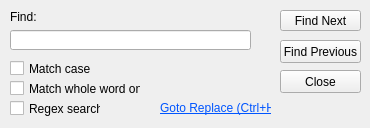
<?xml version="1.0" encoding="UTF-8"?>
<ui version="4.0">
 <class>Form</class>
 <widget class="QWidget" name="Form">
  <property name="geometry">
   <rect>
    <x>0</x>
    <y>0</y>
    <width>370</width>
    <height>128</height>
   </rect>
  </property>
  <property name="windowTitle">
   <string>Form</string>
  </property>
  <widget class="QLabel" name="label">
   <property name="geometry">
    <rect>
     <x>10</x>
     <y>10</y>
     <width>46</width>
     <height>13</height>
    </rect>
   </property>
   <property name="text">
    <string>Find:</string>
   </property>
   <property name="openExternalLinks">
    <bool>false</bool>
   </property>
  </widget>
  <widget class="QLineEdit" name="lineEdit">
   <property name="geometry">
    <rect>
     <x>10</x>
     <y>30</y>
     <width>241</width>
     <height>20</height>
    </rect>
   </property>
  </widget>
  <widget class="QPushButton" name="pushButton">
   <property name="geometry">
    <rect>
     <x>280</x>
     <y>10</y>
     <width>81</width>
     <height>21</height>
    </rect>
   </property>
   <property name="text">
    <string>Find Next</string>
   </property>
  </widget>
  <widget class="QPushButton" name="pushButton_3">
   <property name="geometry">
    <rect>
     <x>280</x>
     <y>70</y>
     <width>81</width>
     <height>23</height>
    </rect>
   </property>
   <property name="text">
    <string>Close</string>
   </property>
  </widget>
  <widget class="QPushButton" name="pushButton_2">
   <property name="geometry">
    <rect>
     <x>280</x>
     <y>40</y>
     <width>81</width>
     <height>23</height>
    </rect>
   </property>
   <property name="text">
    <string>Find Previous</string>
   </property>
  </widget>
  <widget class="QCheckBox" name="checkBox">
   <property name="geometry">
    <rect>
     <x>10</x>
     <y>60</y>
     <width>81</width>
     <height>17</height>
    </rect>
   </property>
   <property name="text">
    <string>Match case</string>
   </property>
  </widget>
  <widget class="QCheckBox" name="checkBox_2">
   <property name="geometry">
    <rect>
     <x>10</x>
     <y>80</y>
     <width>131</width>
     <height>17</height>
    </rect>
   </property>
   <property name="text">
    <string>Match whole word only</string>
   </property>
  </widget>
  <widget class="QCheckBox" name="checkBox_3">
   <property name="geometry">
    <rect>
     <x>10</x>
     <y>100</y>
     <width>91</width>
     <height>17</height>
    </rect>
   </property>
   <property name="text">
    <string>Regex search</string>
   </property>
  </widget>
  <widget class="QLabel" name="label_2">
   <property name="geometry">
    <rect>
     <x>160</x>
     <y>100</y>
     <width>111</width>
     <height>16</height>
    </rect>
   </property>
   <property name="cursor">
    <cursorShape>PointingHandCursor</cursorShape>
   </property>
   <property name="styleSheet">
    <string notr="true">font: 8pt &quot;MS Shell Dlg 2&quot;;
color: rgb(0, 85, 255);
text-decoration: underline;</string>
   </property>
   <property name="text">
    <string>Goto Replace (Ctrl+H)</string>
   </property>
  </widget>
 </widget>
 <resources/>
 <connections/>
</ui>
